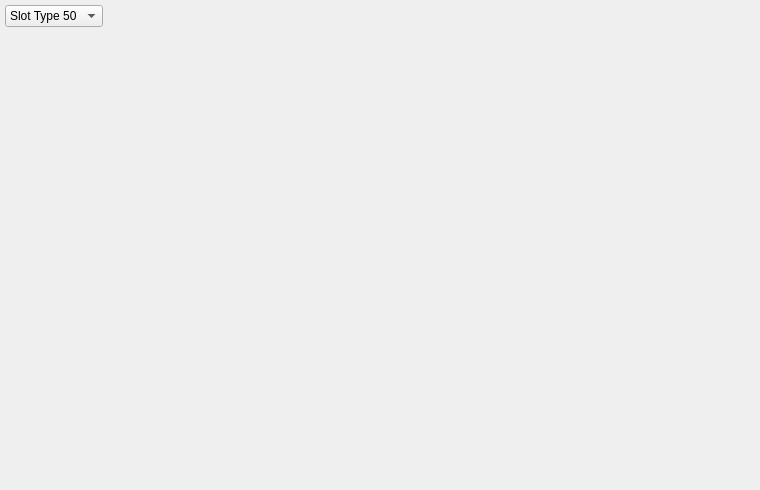
<?xml version="1.0" encoding="UTF-8"?>
<ui version="4.0">
 <class>WHoleMag</class>
 <widget class="QWidget" name="WHoleMag">
  <property name="geometry">
   <rect>
    <x>0</x>
    <y>0</y>
    <width>760</width>
    <height>490</height>
   </rect>
  </property>
  <property name="minimumSize">
   <size>
    <width>760</width>
    <height>490</height>
   </size>
  </property>
  <property name="windowTitle">
   <string>Form</string>
  </property>
  <layout class="QVBoxLayout" name="main_layout">
   <property name="spacing">
    <number>4</number>
   </property>
   <property name="leftMargin">
    <number>5</number>
   </property>
   <property name="topMargin">
    <number>5</number>
   </property>
   <property name="rightMargin">
    <number>5</number>
   </property>
   <property name="bottomMargin">
    <number>5</number>
   </property>
   <item>
    <layout class="QHBoxLayout" name="horizontalLayout">
     <item>
      <widget class="QComboBox" name="c_hole_type">
       <item>
        <property name="text">
         <string>Slot Type 50</string>
        </property>
       </item>
       <item>
        <property name="text">
         <string>Slot Type 51</string>
        </property>
       </item>
       <item>
        <property name="text">
         <string>Slot Type 52</string>
        </property>
       </item>
       <item>
        <property name="text">
         <string>Slot Type 53</string>
        </property>
       </item>
       <item>
        <property name="text">
         <string>Slot Type 54</string>
        </property>
       </item>
       <item>
        <property name="text">
         <string>Slot Type 55</string>
        </property>
       </item>
       <item>
        <property name="text">
         <string>Slot Type 56</string>
        </property>
       </item>
      </widget>
     </item>
     <item>
      <spacer name="horizontalSpacer">
       <property name="orientation">
        <enum>Qt::Horizontal</enum>
       </property>
       <property name="sizeHint" stdset="0">
        <size>
         <width>40</width>
         <height>20</height>
        </size>
       </property>
      </spacer>
     </item>
    </layout>
   </item>
   <item>
    <widget class="QWidget" name="w_hole" native="true">
     <property name="sizePolicy">
      <sizepolicy hsizetype="Preferred" vsizetype="Expanding">
       <horstretch>0</horstretch>
       <verstretch>0</verstretch>
      </sizepolicy>
     </property>
     <property name="minimumSize">
      <size>
       <width>750</width>
       <height>450</height>
      </size>
     </property>
    </widget>
   </item>
  </layout>
 </widget>
 <resources/>
 <connections/>
</ui>
